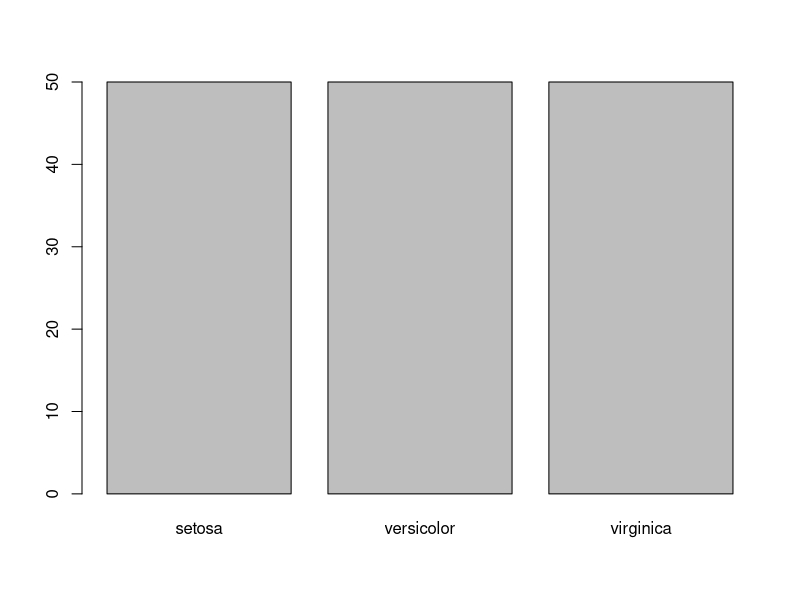
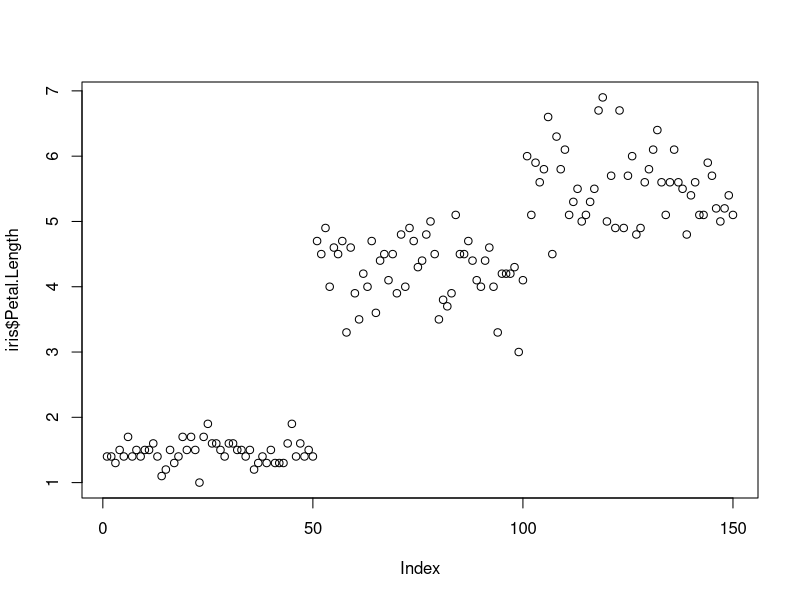
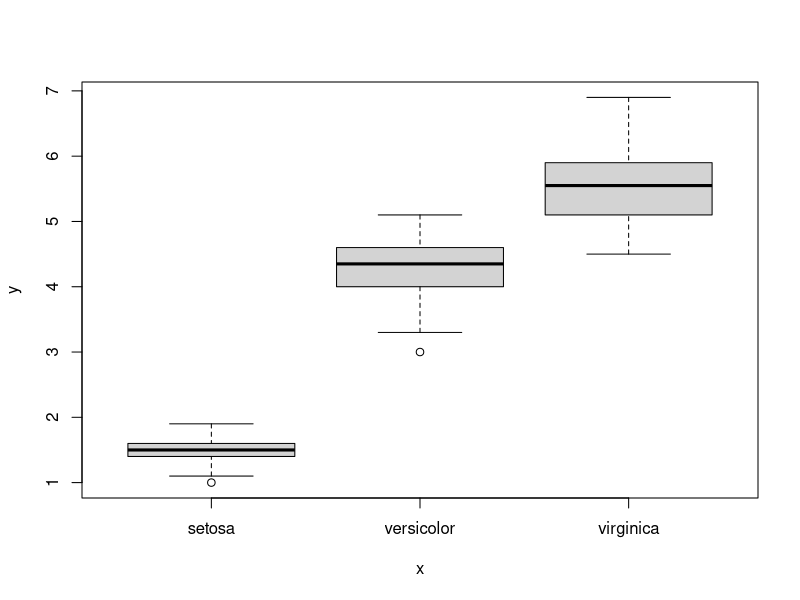
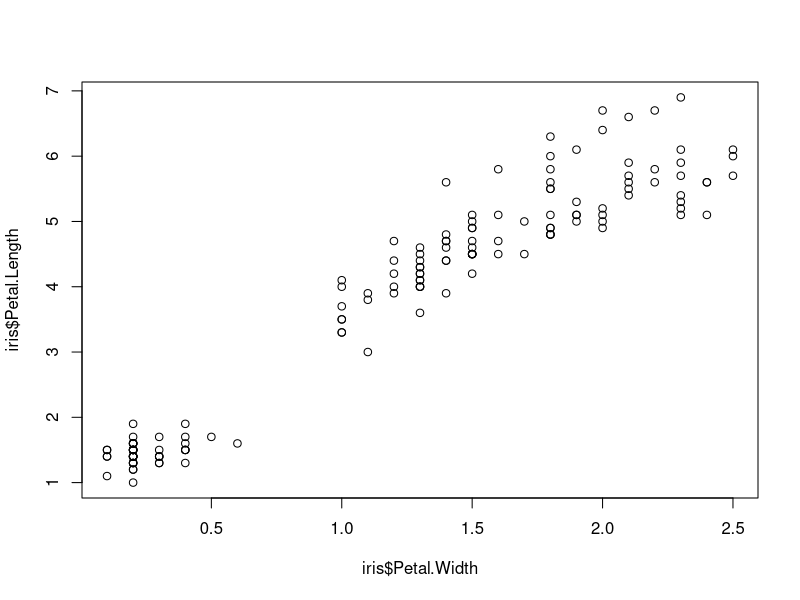
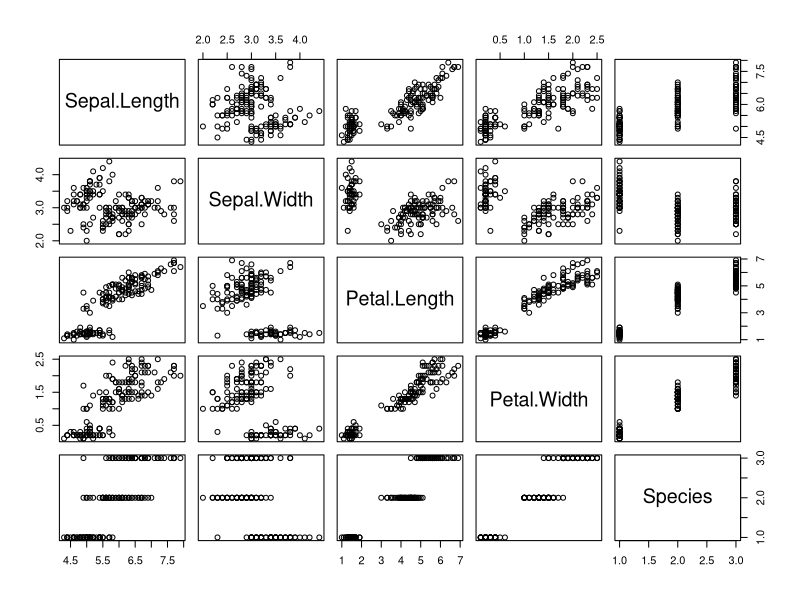
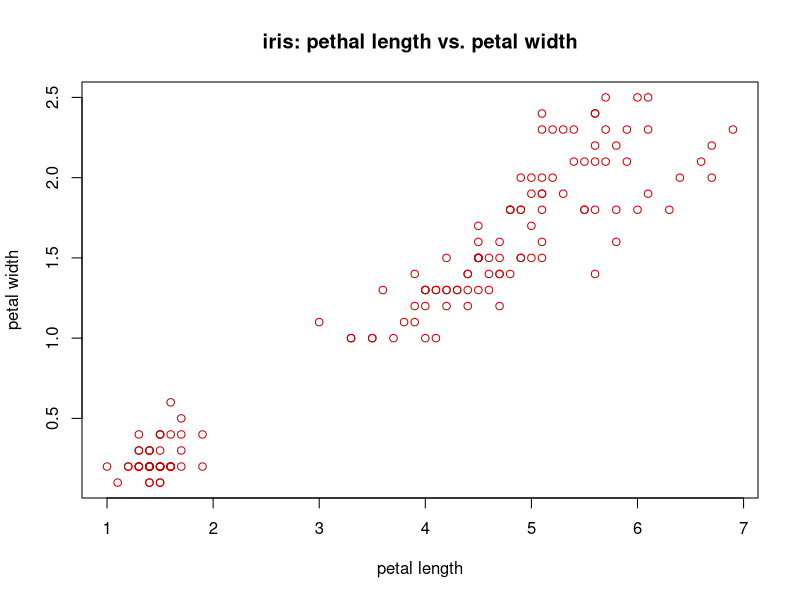
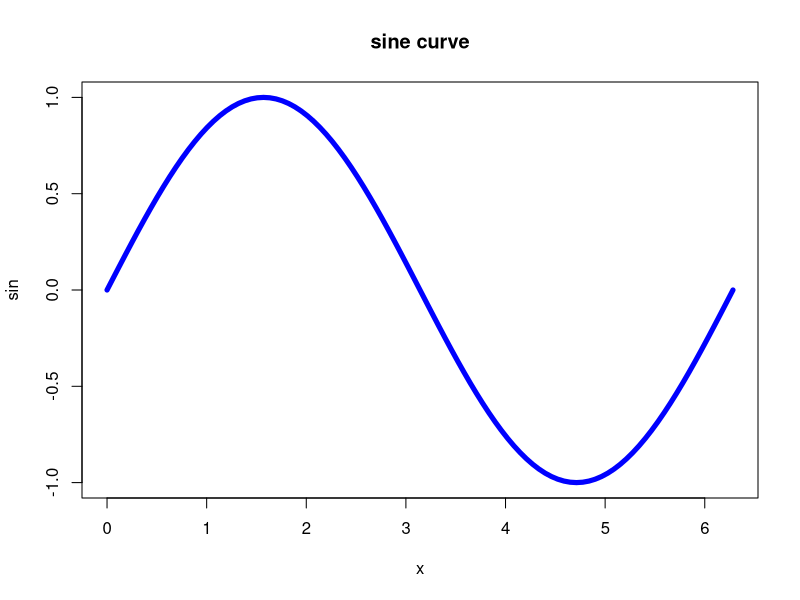
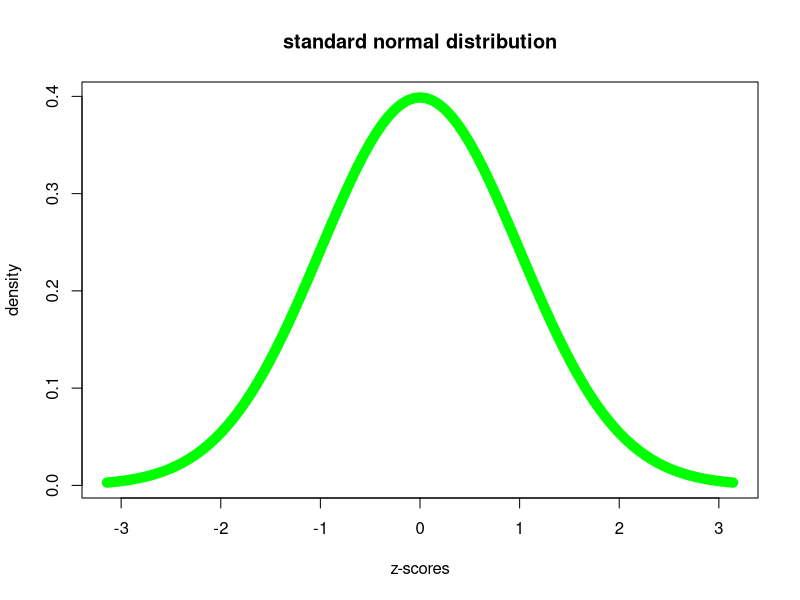

Write R code to recreate these figures, in order. (Note: this script raises an error after producing the figures.)
#R_general_cheat-sheet

#Shortcuts
#alt + minus = <-
#ctrl + enter = execute selected part

#BASIC_GRAPHING_____________________________________________________________####

#load basic R dataset
library(datasets)

#look at the first few lines
head(iris)

#get information on commands or datasets
?iris

#plotting
plot(iris$Species) #plot categorical variable
plot(iris$Petal.Length) #plot quantitative variable
plot(iris$Species, iris$Petal.Length) #cat x quant
plot(iris$Petal.Width, iris$Petal.Length) #quant x quant
plot(iris) #matrix for holistic overview

#plotting with options
plot(iris$Petal.Length, iris$Petal.Width,
     col = "#cc0000", #hex code for red
     main = "iris: pethal length vs. petal width", #header
     xlab = "petal length", #x axis lable
     ylab = "petal width" #y axis lable
)

#plot formulas
plot(sin, 0, 2 * pi,
     lwd = 5, #line width
     col = "blue",
     main = "sine curve"
)
plot(dnorm, -pi, pi, 
     lwd = 10,
     main = "standard normal distribution",
     xlab = "z-scores",
     ylab = "density",
     col = "green"
)
plot(exp, 0, 8)

#bar charts - simple is good
#bar charts are the most simple graphics
#for the most simple data
?mtcars
head(mtcars)

#bar chart
barplot(mtcars$cyl) #doesn't work
cylinders <- table(mtcars$cyl) #create table and assign it to variable
barplot(cylinders)

#PROBABILITY________________________________________________________________####

#sample
set.seed(4) #set seed to identify errors
x <- sample(6, 1000, replace = TRUE) #draw randint out of 6, 1000x, with replacing
barplot(table(x))

#roll a d6 1000 times and assign 80% probability to the number 6
x <- sample(6, 1000, replace = TRUE, c(rep(0.2 / 5, 5),0.80))
barplot(table(x),
        xlab = "Number",
        ylab = "Occurance")
#same experiment, fill results into matrix
mat <- matrix(NA, nrow = n, ncol = 2)
for(i in 1:1000){
  mat[i,] <- sample(1:6, size = 2, replace = T)
}

#graph the probabilities of the sum for a roll of two d6
p <- c(1:6, 5:1)/36
plot(2:12, p, type = "h", las = 1, xlab = "sum of two die")

#roll a dice 3 times. what is P("no 4")? - (5/6)^3 = 0.579
sample(1:6, 3, T) #simulation of the question above
#do the experiment x times and count the relative frequency of P("no four")
experiment_amount <- c(100000)
results_with_four <- c(0)
for(roll in 1:experiment_amount){
  result <- sample(1:6, 3, T)
  if(4 %in% result){
    results_with_four <- results_with_four + 1
  }
}
1 - (results_with_four/experiment_amount)
#same experiment
experiment_amount <- c(100000)
simulation_1 <- function(x){
  roll_3 <- sample(1:6, 3, T)
  no_four <- sum(roll_3 == 4) == 0
}
results_without_four <- sapply(1:experiment_amount, simulation_1)
sum(results_without_four)/experiment_amount

#what is the probability to get 7 or more sixes after 10 d6 rolls
n <- 100000 #experiment with 100000 rolls
y <- rep(NA, n)
for(i in 1:n){
  w <- sample(1:6, 10, T) #roll d6 10 times
  count_sixes <- sum(w == 6) #count amount of sixes
  y[i] <- (count_sixes >= 7)
}
100*(sum(y)/n)
#same experiment, with a matrix
n <- 100000 #experiment with 100000 rolls
w <- sample(1:6, 10 * n, T)
mat <- matrix(data = w, ncol = 10)
head(mat) #look at the structure of matrix
number_of_sixes <- apply(mat, 1, function(x){sum(x == 6)})
sum(number_of_sixes >= 7)/nrow(mat)


#for loop: Draw two spheres out of 4 without replacing them, repeat 10x
for (i in 1:10){
  print(sample(x = c("r", "g", "b", "o"), size = 2, replace = FALSE))}

#FACTORS & LEVELS___________________________________________________________####

#factor()
#factors are used to store categorical variables
blood_types <-  c("B", "AB", "O", "A", "O", "O", "A", "B")
blood_types_factor <-  factor(blood_types) #scans through vector and identifies different categories
blood_types_factor #R sorts the charachter values alphabetically
str(blood_types_factor)#R encodes factors as integers, to save memory in case of long strings
blood_types_factor <-  factor(blood_types, #levels argument can be defined
                              levels = c("O", "A", "B", "AB")) #r encoding is now different
#nominal vs. ordinal factors
#nominal = no inherent/meaningful order
blood_types_factor[1] < blood_types_factor[2] #throws an ERROR because factor is nominal
#ordinal = meaningful/natural order
tshirt <- c("M", "L", "S", "S", "L", "M", "L", "M")
tshirt_factor <- factor(tshirt, ordered = T,
                        levels = c("S", "M", "L"),
                        labels = c("size_S", "size_M", "size_L")) #names the factor levels, order important!
tshirt_factor #< signs now that this is an ordered factor
tshirt_factor[1] < tshirt_factor[2] #evaluates TRUE because factor is ordinal

#MISCELLANEOUS______________________________________________________________####

#check the time for used for code
n <- 50000
system.time({
  w <- NULL
  for (i in 1:n) {
    w <- rbind(w, sample(1:6, 2, TRUE))
  }
})